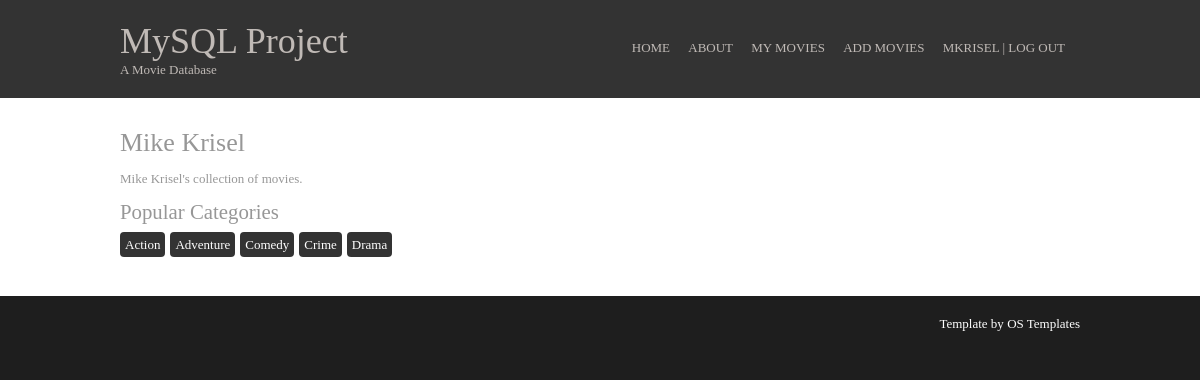
Page / (signed in) on the committed database.
### tables this page shows
CREATE TABLE accounts (
	ID INT NOT NULL AUTO_INCREMENT
	, UserName VARCHAR(32) NOT NULL
	, FirstName VARCHAR(30) NOT NULL
	, LastName VARCHAR(30) NOT NULL
	, Email VARCHAR(100) NOT NULL
	, Password CHAR(40) NOT NULL
	, Salt INT NOT NULL
	, AccountDescription TEXT
	, AccountAdded DATE NOT NULL
	, PRIMARY KEY (ID)
	, INDEX (UserName, Password)
);

### index.php (called while the page is built, shortened)
<?php
	$controller = new controller\Controller();
	$controller->invoke();
?>

### src/db/mysqli.php (called while the page is built, shortened)
<?php
class mysqli {
	public function __construct($hostname, $username, $password, $database) {
		$this->hostname = $hostname;
		$this->username = $username;
		$this->password = $password;
		$this->database = $database;
		$this->mysqli = new \mysqli($this->hostname, $this->username, $this->password, $this->database);
	}
	public function query($statement) {
		$this->result = $this->mysqli->query($statement);
		$this->values = array();
		if (is_object($this->result)) {
			foreach ($this->result as $key => $values) {
				$this->values[] = $values;
			}
			return $this->values;
		} else {
			return $this->result;
		}
	}
}
?>

### src/model/model-account.php (called while the page is built, shortened)
<?php
class Model
{
	public $ID;
	public $userName;
	public $db;
	public function getAccountDetails ()
	{
		$query = $this->db->query("SELECT
			FirstName,
			LastName,
			Email,
			AccountDescription
			FROM accounts
			WHERE ID = '".$this->ID."'
			AND UserName = '".$this->userName."';");
		$result = $query[0];
		$account = new account\Account($this->ID, $this->userName, $result['FirstName'], $result['LastName'], $result['Email'], $result['AccountDescription']);
		return $account;
	}
	public function getAccount ($db, $ID, $userName)
	{
		$this->db = $db;
		$this->ID = $ID;
		$this->userName = $userName;
		$accountDetails = $this->getAccountDetails();
		return $accountDetails ;
	}
}
?>

### src/model/account.php (called while the page is built, shortened)
<?php
class Account
{
	public function __construct ($ID, $userName, $firstName, $lastName, $email, $accountDescription)
    {
	    $this->firstName = $firstName;
	    $this->lastName = $lastName;
			$this->accountDescription = $accountDescription;
    }
}
?>

### src/view/main.php (the view, shortened to what this page needs)
<?php
	if (!isset($content)) {
		$content = '<h2>'.$account->firstName.' '.$account->lastName.'</h2>
			<p>'.$account->accountDescription.'</p>';
		$query = $this->db->query("SELECT category_list('".$_SESSION['ID']."') AS Categories;");
		$result = $query[0];
		$categories = explode(", ", $result['Categories']);
		if (count($categories) > 1) {
			$content .= '<h4>Popular Categories</h4><p>';
			foreach($categories as $category) {
				$content .= '<span class="badge">'.$category.'</span>';
			}
		}
		$content .= '</p>';
	}
?>

### styles/layout.css (style rules this page uses)
body { margin:0; padding:0; font-size:13px; font-family:Georgia, "Times New Roman", Times, serif; color:#FFFFFF; background-color:#1E1E1E; }
h1, h2, h3, h4, h5, h6 { margin:0; padding:0; font-size:20px; font-weight:normal; font-style:normal; line-height:normal; }
h2 { font-size:2em; }
h4 { font-size:1.6em; }
.badge { color:#FFF; padding:5px; margin:5px 5px 7px 0; background:#333333; border-radius:4px; }

### rows in the picture
accounts: FirstName "Mike", LastName "Krisel", AccountDescription "Mike Krisel's collection of movies."

### other values in the picture
$_SESSION['username'] "MKRISEL"
$category "Action"
$category "Adventure"
$category "Comedy"
$category "Crime"
$category "Drama"
